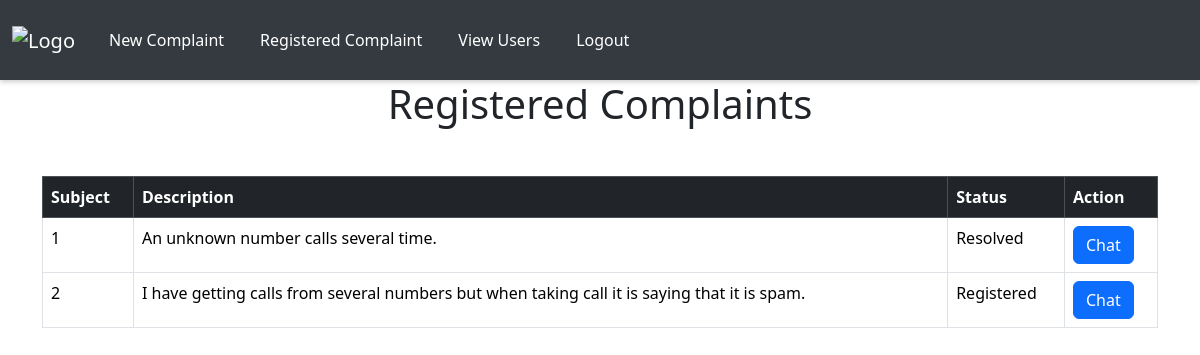
Screenshot of /complainthistory/ (signed in) with the database file from the repository.
### app/models.py (models this page shows, shortened)
class Complaint(models.Model):
    user = models.ForeignKey(User, on_delete=models.CASCADE)
    police = models.ForeignKey(Police, on_delete=models.CASCADE)
    subject = models.CharField(max_length=255)
    description = models.TextField()
    image = models.ImageField(upload_to='complaint_images/', null=True, blank=True)  # New Image Field
    status = models.CharField(max_length=50, choices=[('Pending', 'Pending'), ('Registered', 'Registered'), ('Resolved', 'Resolved')], default='Pending')
    created_at = models.DateTimeField(auto_now_add=True)
    registered_at = models.DateTimeField(null=True, blank=True)  # Optional

### app/views.py (the view)
# urls.py: path("complainthistory/", views.registered_complaints, name="complainthistory"),
def registered_complaints(req):
    if 'police' in req.session:
        police = get_police(req)
        complaints = Complaint.objects.filter(police=police)
    elif 'user' in req.session:
        user = get_user(req)
        complaints = Complaint.objects.filter(user=user)
    else:
        return redirect(login)
    return render(req, 'police/complaint_history.html', {'complaints': complaints})

### app/views.py (called while the page is built)
def get_police(req):
    data=Police.objects.get(Email=req.session['police'])
    return data

### templates/police/complaint_history.html (shortened to what this page needs)
<!DOCTYPE html>
<html lang="en">
<head>
    <link href="https://cdn.jsdelivr.net/npm/bootstrap@5.3.3/dist/css/bootstrap.min.css" rel="stylesheet">
    <link href="https://cdn.jsdelivr.net/npm/bootstrap-icons/font/bootstrap-icons.css" rel="stylesheet">
</head>
<body>
    <nav id="nav" class="navbar navbar-expand-lg navbar-dark sticky-top">
        <div class="container-fluid">
            <a class="navbar-brand" href="../view_complaints">
                <img id="logo" src="../static/images/complaints-text-on-red-round-grungy-texture-stamp-2HEHM9A.jpg" alt="Logo">
            </a>
            <div class="collapse navbar-collapse" id="mynavbar">
                <ul class="navbar-nav me-auto">
                    <li class="nav-item">
                        <a class="nav-link" href="../view_complaints">New Complaint</a>
                    </li>
                    <li class="nav-item">
                        <a class="nav-link" href="../complainthistory">Registered Complaint</a>
                    </li>
                    <li class="nav-item">
                        <a class="nav-link" href="../viewuser">View Users</a>
                    </li>
                    <li class="nav-item">
                        <a class="nav-link" href="../logout">Logout</a>
                    </li>
                </ul>
            </div>
        </div>
    </nav>
    <h1 class="text-center mb-4">Registered Complaints</h1>
    <div class="container mt-5">
        <table class="table table-bordered table-hover">
            <thead class="table-dark">
                <tr>
                    <th>Subject</th>
                    <th>Description</th>
                    <th>Status</th>
                    <th>Action</th>
                </tr>
            </thead>
            <tbody>
                {% for complaint in complaints %}
                <tr>
                    <td>{{ complaint.id }}</td>
                    <td>{{ complaint.description }}</td>
                    <td>{{ complaint.status }}</td>
                    <td><a class="btn btn-primary" href="../chats/{{complaint.pk}}">Chat</a>
                </tr>
                {% empty %}
                <tr>
                    <td colspan="4" class="text-center">No complaints registered.</td>
                </tr>
                {% endfor %}
            </tbody>
        </table>
    </div>
</body>
</html>

### templates/police/complaint_history.html (style rules this page uses)
#nav { box-shadow: 0 2px 5px rgba(0, 0, 0, 0.2); background-color: #343a40; height: 80px; }
.navbar-brand img { max-height: 60px; }
.navbar .nav-link { color: #fff; transition: color 0.3s ease; margin: 10px; }
.container { overflow: scroll; }

### rows the page displays
Complaint: id "1", description "An unknown number calls several time.", status "Resolved"
Complaint: id "2", description "I have getting calls from several numbers but when taking call it is saying that it is spam.", status "Registered"
